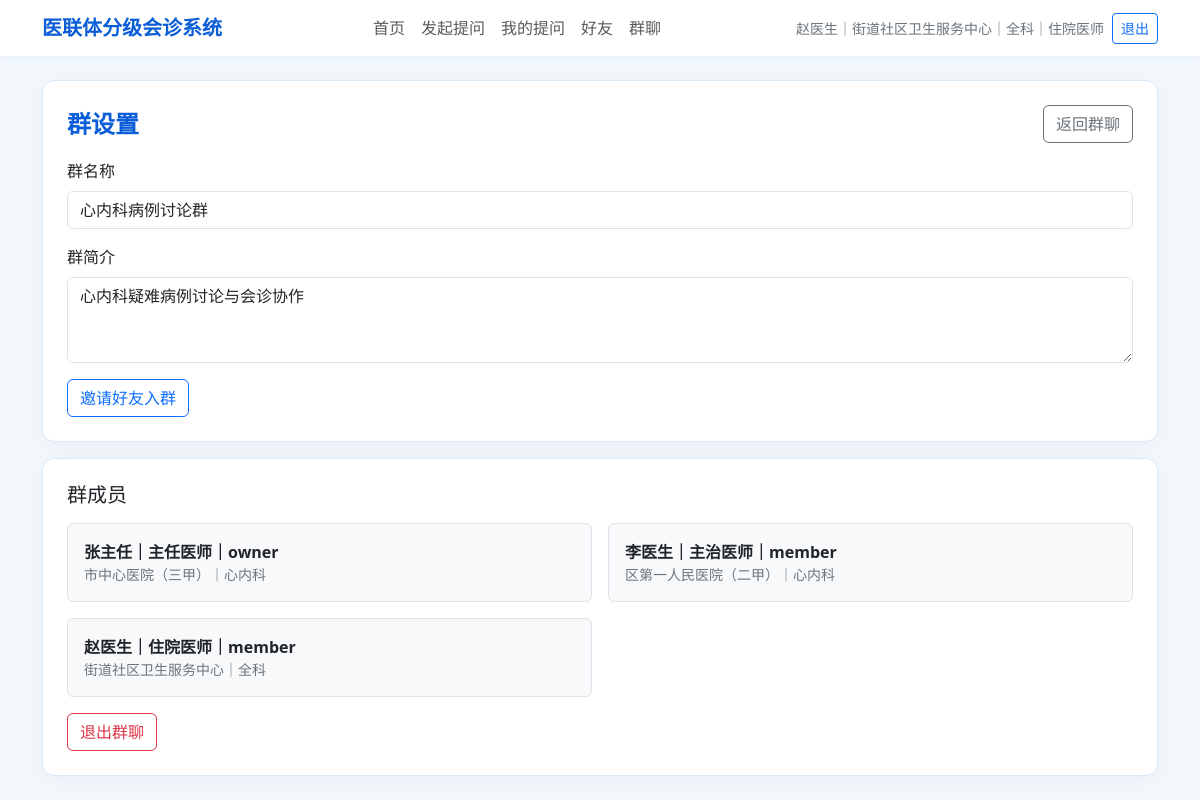
Screenshot of /groups/1/settings (signed in) with the database file from the repository.
### tables this page shows
CREATE TABLE users (
                    id INTEGER PRIMARY KEY AUTOINCREMENT,
                    name TEXT,
                    password TEXT,
                    hospital_id INTEGER,
                    department TEXT,
                    role TEXT DEFAULT '医生'
                , phone TEXT DEFAULT '', wechat_id TEXT DEFAULT '', title TEXT DEFAULT '', avatar TEXT DEFAULT '');

CREATE TABLE hospitals (
                    id INTEGER PRIMARY KEY AUTOINCREMENT,
                    name TEXT,
                    parent_id INTEGER,
                    path TEXT,
                    level INTEGER
                );

CREATE TABLE groups (
                    id INTEGER PRIMARY KEY AUTOINCREMENT,
                    group_name TEXT,
                    group_type TEXT,
                    creator_id INTEGER,
                    create_time TEXT,
                    description TEXT,
                    consultation_id INTEGER
                );

CREATE TABLE group_members (
                    id INTEGER PRIMARY KEY AUTOINCREMENT,
                    group_id INTEGER,
                    user_id INTEGER,
                    join_time TEXT,
                    role TEXT,
                    last_read_time TEXT
                );

### app.py (the view, shortened to what this page needs)
    @app.route("/groups/<int:group_id>/settings", methods=["GET", "POST"])
    @login_required
    def group_settings(current_user: Dict[str, Any], group_id: int):
        if not is_group_member(group_id, current_user["id"]):
            flash("您不是该群成员", "danger")
            return redirect(url_for("groups"))
        group = get_group_detail(group_id)
        if group is None:
            abort(404)
        role = get_group_role(group_id, current_user["id"])
        return render_template(
            "group_settings.html",
            group=group,
            members=get_group_members(group_id),
            current_role=role,
        )

### app.py (called while the page is built)
def get_connection(db_path: Optional[Path] = None) -> sqlite3.Connection:
    if db_path is None:
        db_path = DB_PATH
    conn = sqlite3.connect(db_path)
    conn.row_factory = sqlite3.Row
    return conn

def row_to_dict(row: Optional[sqlite3.Row]) -> Optional[Dict[str, Any]]:
    if row is None:
        return None
    return dict(row)

def get_user_with_hospital(user_id: int) -> Optional[Dict[str, Any]]:
    conn = get_connection()
    try:
        row = conn.execute(
            """
            SELECT
                u.id AS id,
                u.name AS name,
                u.phone AS phone,
                u.wechat_id AS wechat_id,
                u.title AS title,
                u.avatar AS avatar,
                u.department AS department,
                u.role AS role,
                h.id AS hospital_id,
                h.name AS hospital_name,
                h.path AS hospital_path,
                h.level AS hospital_level
            FROM users u
            JOIN hospitals h ON u.hospital_id = h.id
            WHERE u.id = ?
            """,
            (user_id,),
        ).fetchone()
        return row_to_dict(row)
    finally:
        conn.close()

def get_answer_notifications(current_user: Optional[Dict[str, Any]]) -> List[sqlite3.Row]:
    if current_user is None:
        return []
    conn = get_connection()
    try:
        return conn.execute(
            """
            SELECT id, title, reply_time
            FROM consultations
            WHERE asker_id = ? AND status = '已回复'
            ORDER BY reply_time DESC, id DESC
            LIMIT 5
            """,
            (current_user["id"],),
        ).fetchall()
    finally:
        conn.close()

def is_group_member(group_id: int, user_id: int) -> bool:
    conn = get_connection()
    try:
        row = conn.execute(
            """
            SELECT id FROM group_members
            WHERE group_id = ? AND user_id = ?
            """,
            (group_id, user_id),
        ).fetchone()
        return row is not None
    finally:
        conn.close()

def get_group_role(group_id: int, user_id: int) -> str:
    conn = get_connection()
    try:
        row = conn.execute(
            """
            SELECT role FROM group_members
            WHERE group_id = ? AND user_id = ?
            """,
            (group_id, user_id),
        ).fetchone()
        return row["role"] if row else ""
    finally:
        conn.close()

### templates/group_settings.html (shortened to what this page needs)
{% extends "base.html" %}
{% block content %}
<div class="page-card p-3 p-md-4 mb-3">
    <div class="d-flex justify-content-between align-items-center mb-3">
        <h1 class="h4 medical-title mb-0">群设置</h1>
        <a class="btn btn-outline-secondary" href="{{ url_for('group_chat', group_id=group.id) }}">返回群聊</a>
    </div>
    <form method="post">
        <div class="mb-3">
            <label class="form-label">群名称</label>
            <input class="form-control" name="group_name" value="{{ group.group_name }}" {% if current_role != 'owner' %}readonly{% endif %}>
        </div>
        <div class="mb-3">
            <label class="form-label">群简介</label>
            <textarea class="form-control" name="description" rows="3" {% if current_role != 'owner' %}readonly{% endif %}>{{ group.description }}</textarea>
        </div>
        <a class="btn btn-outline-primary" href="{{ url_for('group_invite', group_id=group.id) }}">邀请好友入群</a>
    </form>
</div>
<div class="page-card p-3 p-md-4">
    <h2 class="h5 mb-3">群成员</h2>
    <div class="row g-3">
        {% for member in members %}
        <div class="col-12 col-md-6">
            <div class="border rounded p-3 bg-light">
                <div class="fw-semibold">{{ member.name }}｜{{ member.title }}｜{{ member.role }}</div>
                <div class="text-secondary small">{{ member.hospital_name }}｜{{ member.department }}</div>
            </div>
        </div>
        {% endfor %}
    </div>
    <form method="post" action="{{ url_for('group_leave', group_id=group.id) }}" class="mt-3" onsubmit="return confirm('确定退出该群吗？历史消息将继续保留用于医疗审计。')">
        <button class="btn btn-outline-danger" type="submit">退出群聊</button>
    </form>
</div>
{% endblock %}

### templates/base.html (shortened to what this page needs)
<!doctype html>
<html lang="zh-CN">
<head>
    <link href="https://cdn.jsdelivr.net/npm/bootstrap@5.3.3/dist/css/bootstrap.min.css" rel="stylesheet">
</head>
<body>
{% if current_user %}
<nav class="navbar navbar-expand-lg bg-white sticky-top">
    <div class="container">
        <a class="navbar-brand medical-title" href="{{ url_for('home') }}">医联体分级会诊系统</a>
        <div class="collapse navbar-collapse" id="mainNavbar">
            <ul class="navbar-nav mx-auto mb-2 mb-lg-0">
                <li class="nav-item"><a class="nav-link" href="{{ url_for('home') }}">首页</a></li>
                <li class="nav-item"><a class="nav-link" href="{{ url_for('new_consultation') }}">发起提问</a></li>
                <li class="nav-item"><a class="nav-link" href="{{ url_for('my_consultations') }}">我的提问</a></li>
                <li class="nav-item">
                    <a class="nav-link" href="{{ url_for('friends') }}">
                        好友
                    </a>
                </li>
                <li class="nav-item">
                    <a class="nav-link" href="{{ url_for('groups') }}">
                        群聊
                    </a>
                </li>
            </ul>
            <div class="d-flex flex-column flex-lg-row align-items-lg-center gap-2 small text-secondary">
                <span>{{ current_user.name }}｜{{ current_user.hospital_name }}｜{{ current_user.department }}｜{{ current_user.title }}</span>
                <a class="btn btn-outline-primary btn-sm" href="{{ url_for('logout') }}">退出</a>
            </div>
        </div>
    </div>
</nav>
{% endif %}
<main class="container py-4">
    {% block content %}{% endblock %}
</main>
</body>
</html>

### templates/base.html (style rules this page uses)
body { background: #f4f8fc; }
.navbar { box-shadow: 0 2px 10px rgba(13, 110, 253, 0.08); }
.page-card { background: #fff; border: 1px solid #dbe8f6; border-radius: 12px; box-shadow: 0 4px 18px rgba(35, 80, 130, 0.06); }
.medical-title { color: #0b5ed7; font-weight: 700; }

### rows the page displays
users: name "赵医生", department "全科", title "住院医师"
hospitals: hospital_name "街道社区卫生服务中心"
groups: group_name "心内科病例讨论群"
group_members: description "心内科疑难病例讨论与会诊协作", name "赵医生", title "住院医师", role "member", hospital_name "街道社区卫生服务中心", department "全科"
group_members: name "张主任", title "主任医师", role "owner", hospital_name "市中心医院（三甲）", department "心内科"
group_members: name "李医生", title "主治医师", role "member", hospital_name "区第一人民医院（二甲）", department "心内科"
